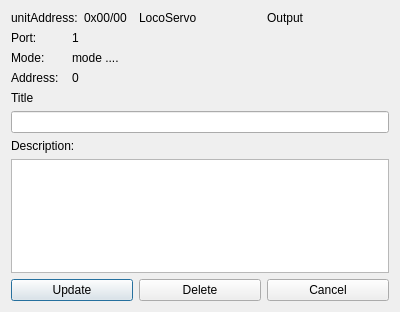
<?xml version="1.0" encoding="UTF-8"?>
<ui version="4.0">
 <class>CommentsDialog</class>
 <widget class="QDialog" name="CommentsDialog">
  <property name="geometry">
   <rect>
    <x>0</x>
    <y>0</y>
    <width>400</width>
    <height>312</height>
   </rect>
  </property>
  <property name="windowTitle">
   <string>Update Comments</string>
  </property>
  <layout class="QGridLayout" name="gridLayout">
   <item row="0" column="0">
    <layout class="QHBoxLayout" name="horizontalLayout_6">
     <item>
      <layout class="QHBoxLayout" name="horizontalLayout">
       <item>
        <widget class="QLabel" name="lblUnitAddress">
         <property name="text">
          <string>unitAddress:</string>
         </property>
        </widget>
       </item>
       <item>
        <widget class="QLabel" name="lblDisplayUnitAddress">
         <property name="text">
          <string>0x00/00</string>
         </property>
        </widget>
       </item>
      </layout>
     </item>
     <item>
      <widget class="QLabel" name="lblDisplayType">
       <property name="text">
        <string>LocoServo</string>
       </property>
      </widget>
     </item>
     <item>
      <widget class="QLabel" name="lblDisplayOutput">
       <property name="text">
        <string>Output</string>
       </property>
      </widget>
     </item>
    </layout>
   </item>
   <item row="1" column="0">
    <layout class="QHBoxLayout" name="horizontalLayout_2">
     <item>
      <widget class="QLabel" name="lblPort">
       <property name="maximumSize">
        <size>
         <width>55</width>
         <height>16777215</height>
        </size>
       </property>
       <property name="text">
        <string>Port:</string>
       </property>
      </widget>
     </item>
     <item>
      <widget class="QLabel" name="lblDisplayPort">
       <property name="text">
        <string>1</string>
       </property>
      </widget>
     </item>
    </layout>
   </item>
   <item row="2" column="0">
    <layout class="QHBoxLayout" name="horizontalLayout_3">
     <item>
      <widget class="QLabel" name="label_2">
       <property name="maximumSize">
        <size>
         <width>55</width>
         <height>16777215</height>
        </size>
       </property>
       <property name="text">
        <string>Mode:</string>
       </property>
      </widget>
     </item>
     <item>
      <widget class="QLabel" name="lblDisplayMode">
       <property name="text">
        <string>mode ....</string>
       </property>
      </widget>
     </item>
    </layout>
   </item>
   <item row="3" column="0">
    <layout class="QHBoxLayout" name="horizontalLayout_4">
     <item>
      <widget class="QLabel" name="label_3">
       <property name="maximumSize">
        <size>
         <width>55</width>
         <height>16777215</height>
        </size>
       </property>
       <property name="text">
        <string>Address:</string>
       </property>
      </widget>
     </item>
     <item>
      <widget class="QLabel" name="lblDisplayAddress">
       <property name="text">
        <string>0</string>
       </property>
      </widget>
     </item>
    </layout>
   </item>
   <item row="4" column="0">
    <widget class="QLabel" name="label_4">
     <property name="text">
      <string>Title</string>
     </property>
    </widget>
   </item>
   <item row="5" column="0">
    <widget class="QLineEdit" name="edTitle"/>
   </item>
   <item row="6" column="0">
    <widget class="QLabel" name="label_5">
     <property name="text">
      <string>Description:</string>
     </property>
    </widget>
   </item>
   <item row="7" column="0">
    <widget class="QTextEdit" name="edTextEdit"/>
   </item>
   <item row="8" column="0">
    <layout class="QHBoxLayout" name="horizontalLayout_5">
     <item>
      <widget class="QPushButton" name="btnUpdate">
       <property name="text">
        <string>Update</string>
       </property>
      </widget>
     </item>
     <item>
      <widget class="QPushButton" name="btnDelete">
       <property name="text">
        <string>Delete</string>
       </property>
      </widget>
     </item>
     <item>
      <widget class="QPushButton" name="btnCancel">
       <property name="text">
        <string>Cancel</string>
       </property>
      </widget>
     </item>
    </layout>
   </item>
  </layout>
 </widget>
 <resources/>
 <connections/>
</ui>
